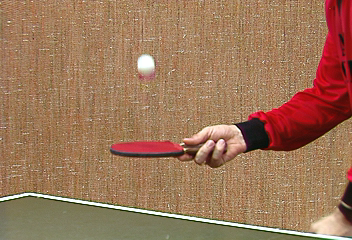
#> input picture Assets/Tennis/stennis.000.ppm, 352 x 240 px; its folder holds only this picture in this run; the run also reads 1 picture not shown here
$ python 'Contours and Boxes v1.py'
#> lines starting #> are read from the running program, lines starting #| are printed output that depends on the picture; after the words box and inside, x2 and y2 are one past the last pixel; in counts of white or black regions, pixels touching at a corner belong together
import cv2 as cv
import numpy as np
import random as rng
import natsort
import pathlib
import math

# 1. greyscale
# 2. threshold
# 3. erode
# 4. contour
# 5. bounding box
# 6. label? somehow?
# 7. create global tracker variables for the ball including optimal kernel size

# return two greyscale images of the same dimensions
# accept grayscale images only
# so far only stretches
def match_dimensions(img1, img2):
    #returns greyscale images, size matched
    print("matchdims")
    shape = np.maximum(img1.shape, img2.shape)
    img1_out = cv.resize(img1, shape)
    img2_out = cv.resize(img2, shape)
    return (img1_out, img2_out)

video_path = "./Assets/Tennis"
# frame_files = pathlib.Path(__file__).parent.joinpath("Assets/Tennis").glob("*ppm")
frame_files = sorted(pathlib.Path(video_path).glob("*ppm"))
frame_files = natsort.natsorted(frame_files, alg=natsort.PATH)
ball_reference_img = cv.imread("./Assets/BallReference.jpg", cv.IMREAD_GRAYSCALE) # Taken from frame 1

thresh = 222 # initial threshold
c_red = (240, 20, 20)
c_green = (20, 240, 20)
c_blue = (20, 20, 240)
c_yellow = (20, 200, 240)
c_black = (5, 5, 5)

ball_currently_tracked = False

for file_number, file in enumerate(frame_files):
    img = cv.imread(str(file),-1) # BGR by default
#> img is the input picture: shape (240, 352, 3); mean B, G, R 88.8, 117.7, 157.1
    img_grey = cv.cvtColor(img, cv.COLOR_BGR2GRAY)
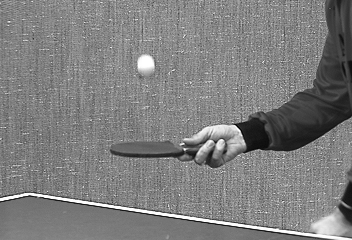
#> img_grey: shape (240, 352); min 0, max 255, mean 126.2
    # 150 decided as a good value (given the erosion kernel is 3x3 - maybe this threshold should change?)
    # otherwise 222
    mask = cv.inRange(img_grey, 150, 255)
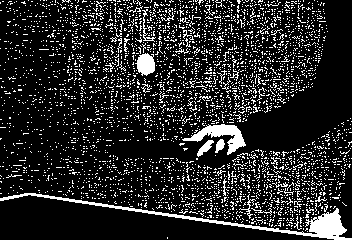
#> mask: shape (240, 352); 15.5% white in thin lines or dots
    img_grey_masked = cv.bitwise_and(img_grey, img_grey, mask=mask)
    cv.imshow("ImageGreyedMasked.jpg", img_grey_masked)

    # https://opencv4-python-tutorials.readthedocs.io/en/latest/py_tutorials/py_imgproc/py_morphological_ops/py_morphological_ops.html
    # erode then un-erode to remove noise (potentially a better method than blurring)
    erosion_kernel = np.ones((3, 3), np.uint8) # accept nxn white areas only
    img_opened = cv.morphologyEx(img_grey_masked, cv.MORPH_OPEN, erosion_kernel)
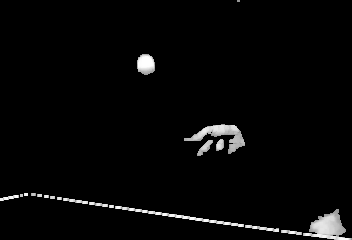
#> img_opened: shape (240, 352); min 0, max 255, mean 6.9
    cv.imshow("First Image, Masked, opened", img_opened)
    # cv.waitKey(0)
    # up until now is good

    contours, hierarchy = cv.findContours(img_opened, cv.RETR_TREE, cv.CHAIN_APPROX_SIMPLE)
#> contours = 22 contours, 11 with area under 20; largest, box (x1, y1, x2, y2) and area: (303, 209, 352, 240) 689, (184, 124, 245, 154) 588, (137, 54, 155, 75) 279, (115, 206, 244, 227) 267, (197, 140, 213, 156) 94
    # f = cv.FONT_HERSHEY_PLAIN
    # best_matching_ball_id = -1
    best_matching_ball = ()
    best_image = np.zeros([1,1])
    best_similarity = - math.inf
    ball_captured = False

    for i, c in enumerate(contours):
        # Creates a rectangle for the potential object
        x, y, w, h = cv.boundingRect(c)
        if (w < 4) or (h < 4): continue
        sub_image = img_opened[y:y + h, x:x + w]

        (resized_image, resized_reference) = match_dimensions(sub_image, ball_reference_img)
        error_l2 = cv.norm(resized_image, resized_reference, cv.NORM_L2)
        similarity = 1 - error_l2 / ( h * w )
        print('Similarity = ', similarity)
        cv.rectangle(img, (x, y), (x + w, y + h), c_yellow, 1)

        # if similarity > best_similarity:
        if similarity > best_similarity:
            # ball_captured = True
            # ball_currently_tracked = True
            best_image = sub_image
            # cv.imshow(str(similarity), sub_image)
            # cv.waitKey(0)
            best_matching_ball = (x, y, w, h, similarity)
#> this loop made 22 passes
#> (x, y, w, h, shape in match_dimensions, error_l2, similarity, best_matching_ball) on passes 1, 2, 3, 5, 7, 8, 12, 17, 18: (281, 230, 21, 5, [21, 21], 2387.7, -21.74, (281, 230, 21, 5, -21.74)), (245, 225, 34, 7, [21, 34], 3865.8, -15.24, (245, 225, 34, 7, -15.24)), (303, 209, 49, 31, [31, 49], 5259.8, -2.46, (303, 209, 49, 31, -2.46)), (115, 206, 129, 21, [21, 129], 9766.1, -2.61, (115, 206, 129, 21, -2.61)), (89, 202, 19, 5, [21, 19], 2433.1, -24.61, (89, 202, 19, 5, -24.61)), (63, 198, 25, 6, [21, 25], 3193.2, -20.29, (63, 198, 25, 6, -20.29)), (0, 195, 19, 6, [21, 19], 2722.3, -22.88, (0, 195, 19, 6, -22.88)), (197, 140, 16, 16, [21, 18], 2918.4, -10.4, (197, 140, 16, 16, -10.4)), (216, 139, 8, 12, [21, 18], 1550.4, -15.15, (216, 139, 8, 12, -15.15))
#> (c, x, y, w, h) on passes 6, 9, 10, 11, 13, 14: ([[109, 205], [109, 207], [113, 207], [113, 205]], 109, 205, 5, 3), ([[57, 197], [57, 199], [61, 199], [61, 197]], 57, 197, 5, 3), ([[50, 196], [50, 198], [54, 198], [54, 196]], 50, 196, 5, 3), ([[44, 195], [44, 197], [48, 197], [48, 195]], 44, 195, 5, 3), ([[37, 194], [37, 196], [41, 196], [41, 194]], 37, 194, 5, 3), ([[20, 194], [20, 196], [22, 196], [22, 194]], 20, 194, 3, 3)
#> (printed output is left out)
#> pass 1, in match_dimensions, `img2_out = cv.resize(img2, shape)`:
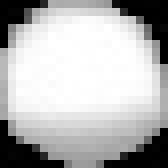
#> img2_out: shape (21, 21) (shown 8 times larger); min 0, max 255, mean 179.7
#> after the loop:
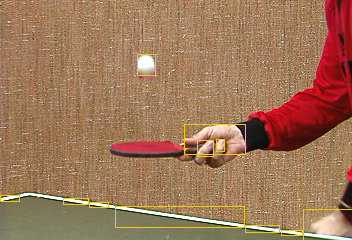
#> img: shape (240, 352, 3); 1.23% of pixels changed, all inside (x1, y1, x2, y2) = (0, 54, 352, 240)

    # if ball_captured:


    # TODO account for no good ball found
    # TODO create "Searchbox" which expands when the ball disappears
    (x, y, w, h, similarity) = best_matching_ball
#> x = 137; y = 54; w = 18; h = 21
    cv.putText(img, "Frame " + str(file_number) , (2, 14), cv.FONT_HERSHEY_PLAIN, 1, c_black, 1, cv.LINE_AA)
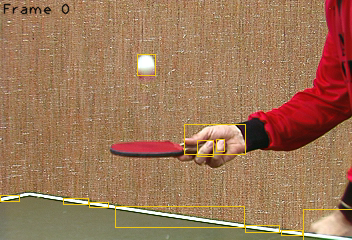
#> img: shape (240, 352, 3); 0.41% of pixels changed, all inside (x1, y1, x2, y2) = (3, 3, 70, 15)
    cv.putText(img, "Ball", (x - 2, y - 12), cv.FONT_HERSHEY_PLAIN, 1, c_green, 1, cv.LINE_AA)
    cv.putText(img, "Norm_L2: " + str(round(similarity,2)), (x - 2, y - 2), cv.FONT_HERSHEY_PLAIN, 0.8, c_green, 1, cv.LINE_AA)
    cv.rectangle(img, (x, y), (x + w, y + h), c_green, 2)
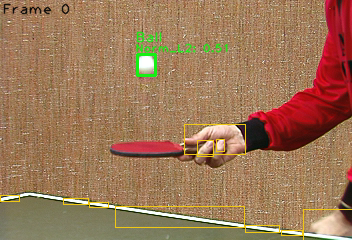
#> img: shape (240, 352, 3); mean B, G, R 87.3, 119.1, 157

    cv.imshow("ImageWLabels.jpg", img)
    # if file_number == 6 or file_number == 26 or file_number == 40:
    #     cv.imwrite("ImageWithLabels(early) " + str(file_number) + ".png", img)
    # https://www.delftstack.com/howto/python/opencv-compare-images/

    cv.waitKey(0)
    # exit()
